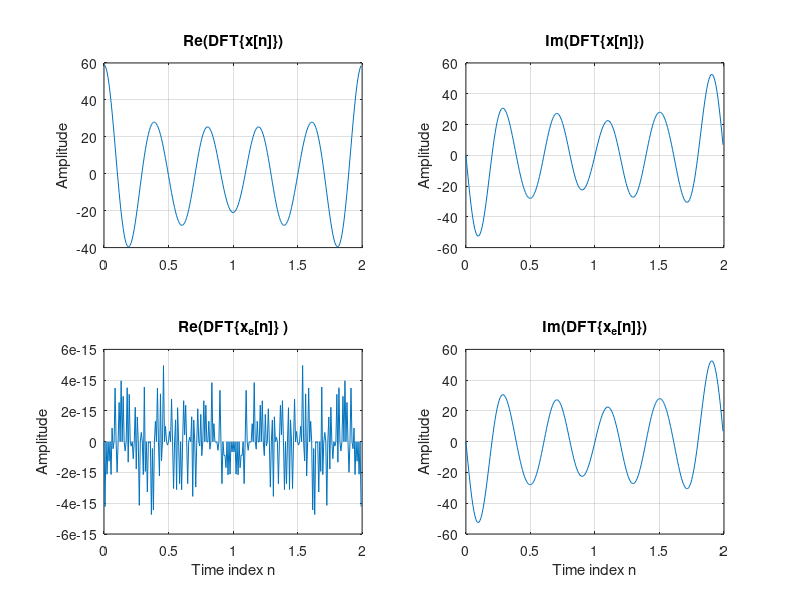

Write MATLAB code to recreate this figure.
% Program P3_11
% Relations between the DFTs of the Periodic Even
% and Odd Parts of a Real Sequence
x = [1 2 4 2 6 32 6 4 2 zeros(1,247)];
x1 = [x(1) x(256:-1:2)];
xe = 0.5 *(x + x1);
XF = fft(x);
XEF = fft(xe);
clf;
k = 0:255;
subplot(2,2,1);
plot(k/128,real(XF)); grid
ylabel('Amplitude');
title('Re(DFT\{x[n]\})');
subplot(2,2,2);
plot(k/128,imag(XF)); grid;  ylabel('Amplitude');
title('Im(DFT\{x[n]\})');
subplot(2,2,3);
plot(k/128,real(XEF)); grid
xlabel('Time index n'); ylabel('Amplitude');
title('Re(DFT\{x_{e}[n]\} )');
subplot(2,2,4);
plot(k/128,imag(XEF)); grid
xlabel('Time index n');ylabel('Amplitude');
title('Im(DFT\{x_{e}[n]\})');
%% modificiraj za neparni dio
% Program P3_11
% Relations between the DFTs of the Periodic Even
% and Odd Parts of a Real Sequence
x = [1 2 4 2 6 32 6 4 2 zeros(1,247)];
x1 = [x(1) x(256:-1:2)];
xe = 0.5 *(x - x1);
XF = fft(x);
XEF = fft(xe);
clf;
k = 0:255;
subplot(2,2,1);
plot(k/128,real(XF)); grid
ylabel('Amplitude');
title('Re(DFT\{x[n]\})');
subplot(2,2,2);
plot(k/128,imag(XF)); grid;  ylabel('Amplitude');
title('Im(DFT\{x[n]\})');
subplot(2,2,3);
plot(k/128,real(XEF)); grid
xlabel('Time index n'); ylabel('Amplitude');
title('Re(DFT\{x_{e}[n]\} )');
subplot(2,2,4);
plot(k/128,imag(XEF)); grid
xlabel('Time index n');ylabel('Amplitude');
title('Im(DFT\{x_{e}[n]\})');